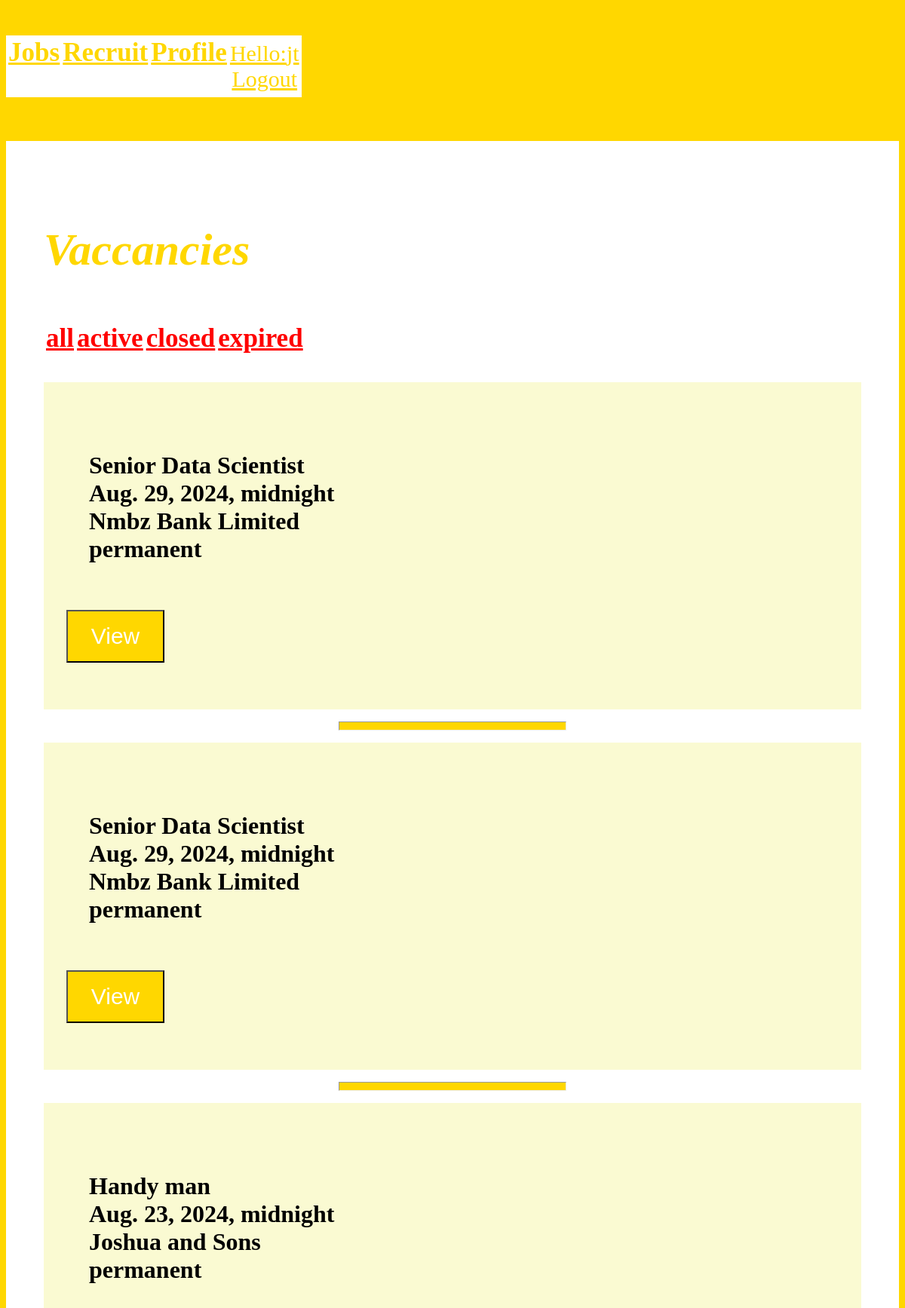
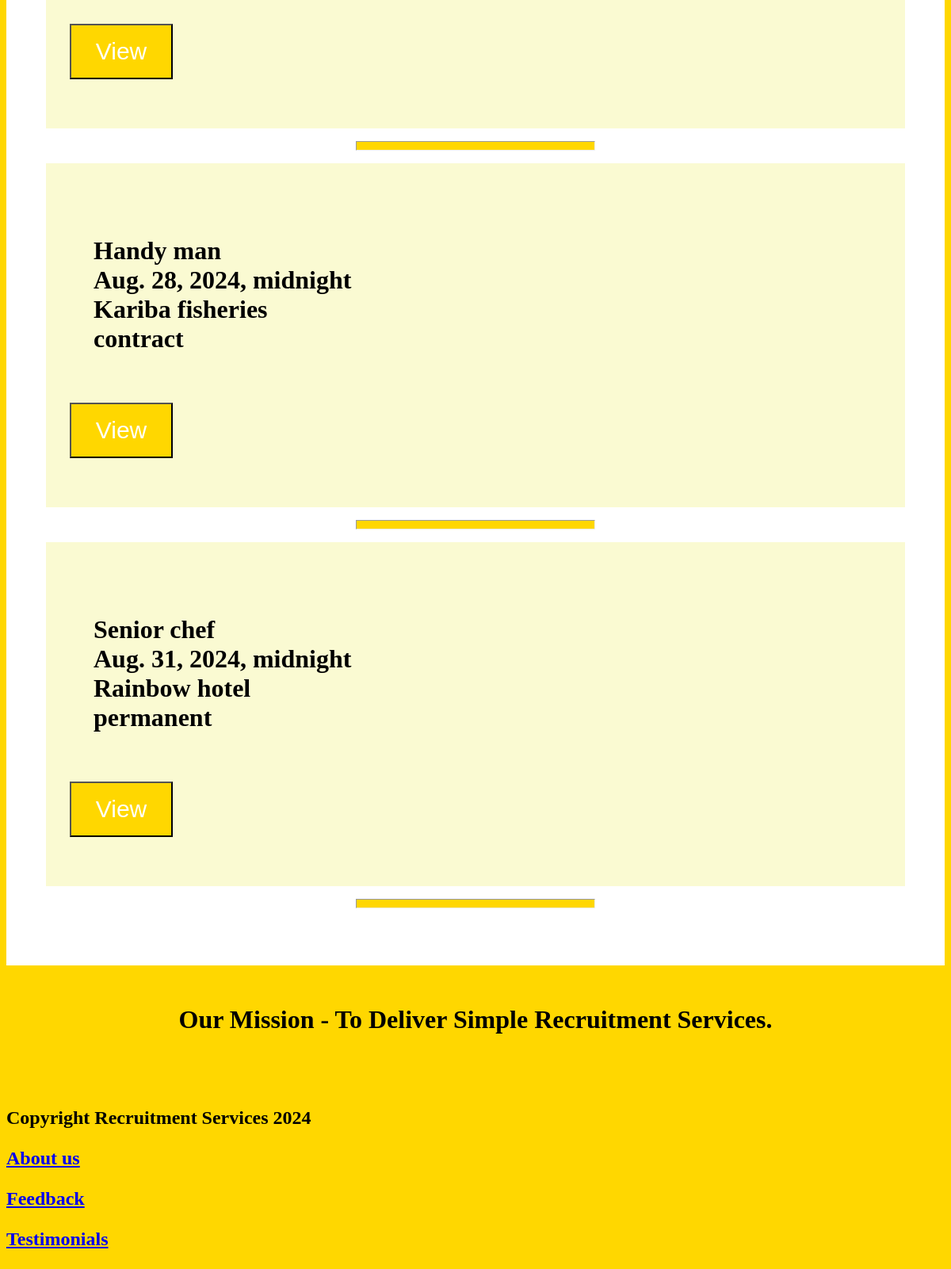
/recruiters/active (signed in), run on the app's committed database (2 pictures, top to bottom).
### recruitersite/models.py (models this page shows)
class Vaccancy(models.Model):
    vaccancyid = models.IntegerField(blank=False,unique=True,primary_key=True)
    user = models.ForeignKey(User,on_delete=models.CASCADE,blank=True)
    title = models.CharField(blank=True,max_length=100,unique=False)
    date_posted = models.DateTimeField()
    expiry_date = models.DateTimeField()
    recruiter = models.CharField(blank=True,max_length=100,unique=False)
    employmenttype = models.CharField(blank=True,max_length=100,unique=False)
    location = models.CharField(blank=True,max_length=100,unique=False)
    dutation = models.CharField(blank=True,max_length=100,unique=False)
    responsibilities = models.CharField(blank=True,max_length=500,unique=False)
    attributes = models.CharField(blank=True,max_length=300,unique=False)
    requirements = models.CharField(blank=True,max_length=500,unique=False)
    offer = models.CharField(blank=True,max_length=100,unique=False)
    def __str__(self):
        return self.user.username

### recruitersite/views.py (the view)
# urls.py: path('active',views.active,name='active'),
def active(request):
    now = datetime.datetime.now()
    user=request.user
    vaccancies=0
    buffer=set()
    try:
        vaccancies=Vaccancy.objects.filter(user=user)
        for vaccancy in vaccancies:
            expiry_date = datetime.datetime(vaccancy.expiry_date.year,vaccancy.expiry_date.month,vaccancy.expiry_date.day,vaccancy.expiry_date.hour,vaccancy.expiry_date.minute,vaccancy.expiry_date.second)
            time_left=expiry_date-now
            if int(time_left.total_seconds())>=0:
                buffer.add(vaccancy)
        print('vacancies found')
    except:
        print('failed to get vaccancies')
        vaccancies=0
    print(buffer)
    vaccancies=buffer
    my_dict = {'vaccancies':vaccancies}
    return render(request,'recruitersite/active.html',context=my_dict)

### templates/recruitersite/active.html (shortened to what this page needs)
{% extends 'recruitmentservices/base.html' %}
{% load static %}
{% block body_block %}
<div class='main_container'>
    <div class='center'>
    <h1 class='title'><p class='signin'>Vaccancies</p>
        <table class='table'>
    <td class='td6'align=center><a class='link' href='{% url 'recruitersite_app:index'%}'><h3>all</h3></a></td>
    <td class='td6'align=center><a class='link' href='{% url 'recruitersite_app:active'%}'><h3>active</h3></a></td>
    <td class='td6'align=center><a class='link' href='{% url 'index'%}'><h3>closed</h3></a></td>
    <td class='td6'align=center><a class='link' href='{% url 'recruitersite_app:expired'%}'><h3>expired</h3></a></td>
        </table>
        {%if vaccancies%}
        {%for vaccancy in vaccancies%}
        <div class='vaccancy_div'>
        <p  class='vaccancy_div'>{{vaccancy.title}}<br>{{vaccancy.expiry_date}}<br>{{vaccancy.recruiter}}<br>{{vaccancy.employmenttype}}</p>
             <form action={% url 'recruitersite_app:view'%} method='POST'enctype='multipart/form-data' method='post'>
        <p>
                         <p><input class='registerbtn1' class='button1' type='submit' name='' value='View'></p>
                </p>
                </form>
        </div> <hr class='hr'>
        {%endfor%}
        {%else%}
        <p>You do not have any active vaccancies</p>
        {%endif%}
        </h1>
    </div></div>
    {% endblock %}

### templates/recruitmentservices/base.html (shortened to what this page needs)
{% load static %}
<html>
<head>
      <link rel='stylesheet'href={% static 'css/style.css'%}>
</head>
<body class='head'><br>
   <h1>
<table class='table'>
    <td class='td6'align=center><a class='links' href='{% url 'index'%}'><h3>Jobs</h3></a></td>
<td class='td6'align=center><a class='links' href='{% url 'recruitersite_app:index'%}'><h3>Recruit</h3></a></td>
<td class='td6'align=center><a class='links' href='{% url 'index'%}'><h3>Profile</h3></a></td>
    {% if user.is_authenticated %}
            <td class='td6'align=center><a class='links' href='{% url 'accounts_app:user_logout'%}'>Hello:{{user.username}}<br>Logout </a></td>
          {% else %}
            <td class='td6'align=center><a class='links' href='{% url 'accounts_app:user_login'%}'><br><h3>Login</h3></a></td>
          {% endif %}
</table>{{user.profile_pics}}<br>
</h1>
</body>
{% block body_block %}{% endblock %}
   <div align='center'class='body'>
<br><h1><p  class='brandtext'>Our Mission - To Deliver Simple Recruitment Services.</p>
    </h1><br><br></div>
<div class='footer'>
   <h2><p>Copyright Recruitment Services 2024</p><a href='{%url 'aboutus'%}'><p>About us</p></a><a href='{%url 'feedback'%}'><p>Feedback</p></a><a href='{%url 'testimonials'%}'><p>Testimonials</p></a></h2>
</div>
</html>

### static/css/style.css (style rules this page uses)
.head { background-color: gold; }
.main_container { background-color: white; }
.link { color:red; }
.links { color:gold; font-style: normal; }
.center { padding:50px; }
.vaccancy_div { background-color: lightgoldenrodyellow; padding: 30px; }
.hr { width: 300px; height: 10px; background-color: gold; color:gold; }
.signin { color:gold; font-size: 60px; font-style: oblique; font-weight:900; }
.registerbtn1 { background-color:gold; color:white; height:70px; width:130px; font-size:30px; size:70px; }
.table { background-color: white; border-bottom-color: red; border-bottom-width: 30px; }
.td6 { color:gold; font-size: 30px; border-bottom-color: aqua; border-bottom-color: red; border-bottom-width: 30px; }

### data on the page
Vaccancy: title "Senior Data Scientist", expiry_date "Aug. 29, 2024, midnight", recruiter "Nmbz Bank Limited", employmenttype "permanent"
Vaccancy: title "Senior Data Scientist", expiry_date "Aug. 29, 2024, midnight", recruiter "Nmbz Bank Limited", employmenttype "permanent"
Vaccancy: title "Handy man", expiry_date "Aug. 23, 2024, midnight", recruiter "Joshua and Sons", employmenttype "permanent"
Vaccancy: title "Handy man", expiry_date "Aug. 28, 2024, midnight", recruiter "Kariba fisheries", employmenttype "contract"
Vaccancy: title "Senior chef", expiry_date "Aug. 31, 2024, midnight", recruiter "Rainbow hotel", employmenttype "permanent"

### other printed values
{{ user.username }} "jt"
